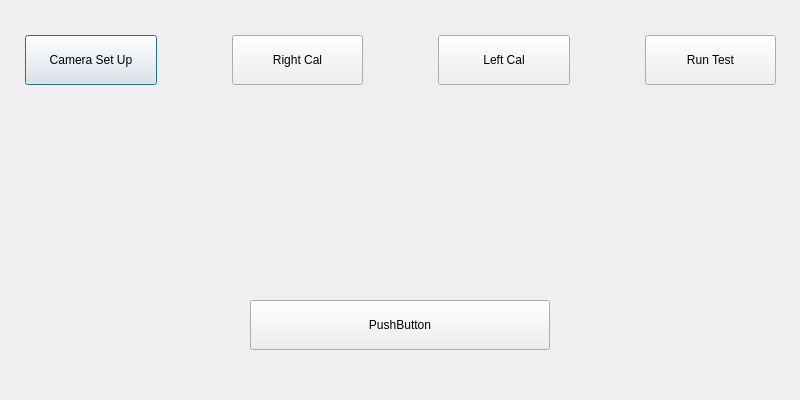
<?xml version="1.0" encoding="UTF-8"?>
<ui version="4.0">
 <class>Home_Screen</class>
 <widget class="QDialog" name="Home_Screen">
  <property name="geometry">
   <rect>
    <x>0</x>
    <y>0</y>
    <width>800</width>
    <height>400</height>
   </rect>
  </property>
  <property name="windowTitle">
   <string>Dialog</string>
  </property>
  <widget class="QWidget" name="horizontalLayoutWidget">
   <property name="geometry">
    <rect>
     <x>0</x>
     <y>0</y>
     <width>801</width>
     <height>121</height>
    </rect>
   </property>
   <layout class="QHBoxLayout" name="horizontalLayout" stretch="0,0,0,0">
    <property name="spacing">
     <number>75</number>
    </property>
    <property name="sizeConstraint">
     <enum>QLayout::SetDefaultConstraint</enum>
    </property>
    <property name="leftMargin">
     <number>25</number>
    </property>
    <property name="rightMargin">
     <number>25</number>
    </property>
    <item>
     <widget class="QPushButton" name="CamSetUP">
      <property name="minimumSize">
       <size>
        <width>100</width>
        <height>50</height>
       </size>
      </property>
      <property name="text">
       <string>Camera Set Up</string>
      </property>
     </widget>
    </item>
    <item>
     <widget class="QPushButton" name="RightCal">
      <property name="minimumSize">
       <size>
        <width>100</width>
        <height>50</height>
       </size>
      </property>
      <property name="text">
       <string>Right Cal</string>
      </property>
     </widget>
    </item>
    <item>
     <widget class="QPushButton" name="LeftCal">
      <property name="minimumSize">
       <size>
        <width>100</width>
        <height>50</height>
       </size>
      </property>
      <property name="text">
       <string>Left Cal</string>
      </property>
     </widget>
    </item>
    <item>
     <widget class="QPushButton" name="RunTest">
      <property name="minimumSize">
       <size>
        <width>100</width>
        <height>50</height>
       </size>
      </property>
      <property name="text">
       <string>Run Test</string>
      </property>
     </widget>
    </item>
   </layout>
  </widget>
  <widget class="QPushButton" name="pushButton">
   <property name="geometry">
    <rect>
     <x>250</x>
     <y>300</y>
     <width>300</width>
     <height>50</height>
    </rect>
   </property>
   <property name="text">
    <string>PushButton</string>
   </property>
  </widget>
 </widget>
 <resources/>
 <connections>
  <connection>
   <sender>pushButton</sender>
   <signal>clicked()</signal>
   <receiver>Home_Screen</receiver>
   <slot>close()</slot>
   <hints>
    <hint type="sourcelabel">
     <x>468</x>
     <y>330</y>
    </hint>
    <hint type="destinationlabel">
     <x>468</x>
     <y>370</y>
    </hint>
   </hints>
  </connection>
  <connection>
   <sender>CamSetUP</sender>
   <signal>clicked()</signal>
   <receiver>Home_Screen</receiver>
   <slot>close()</slot>
   <hints>
    <hint type="sourcelabel">
     <x>73</x>
     <y>61</y>
    </hint>
    <hint type="destinationlabel">
     <x>74</x>
     <y>141</y>
    </hint>
   </hints>
  </connection>
  <connection>
   <sender>RightCal</sender>
   <signal>clicked()</signal>
   <receiver>Home_Screen</receiver>
   <slot>close()</slot>
   <hints>
    <hint type="sourcelabel">
     <x>297</x>
     <y>76</y>
    </hint>
    <hint type="destinationlabel">
     <x>299</x>
     <y>139</y>
    </hint>
   </hints>
  </connection>
  <connection>
   <sender>LeftCal</sender>
   <signal>clicked()</signal>
   <receiver>Home_Screen</receiver>
   <slot>close()</slot>
   <hints>
    <hint type="sourcelabel">
     <x>504</x>
     <y>69</y>
    </hint>
    <hint type="destinationlabel">
     <x>505</x>
     <y>134</y>
    </hint>
   </hints>
  </connection>
  <connection>
   <sender>RunTest</sender>
   <signal>clicked()</signal>
   <receiver>Home_Screen</receiver>
   <slot>close()</slot>
   <hints>
    <hint type="sourcelabel">
     <x>713</x>
     <y>73</y>
    </hint>
    <hint type="destinationlabel">
     <x>714</x>
     <y>130</y>
    </hint>
   </hints>
  </connection>
 </connections>
</ui>
